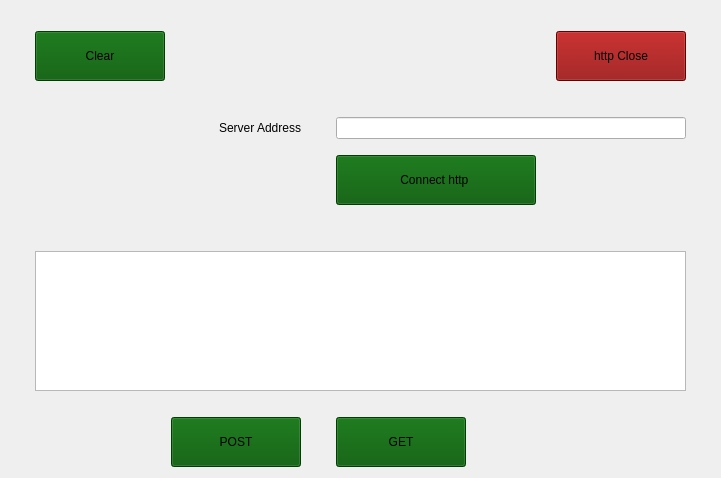
          <widget class="QWidget" name="scrollAreaWidgetContents_3">
           <property name="geometry">
            <rect>
             <x>0</x>
             <y>-179</y>
             <width>721</width>
             <height>478</height>
            </rect>
           </property>
           <layout class="QGridLayout" name="gridLayout_12">
            <item row="7" column="4">
             <spacer name="verticalSpacer_19">
              <property name="orientation">
               <enum>Qt::Vertical</enum>
              </property>
              <property name="sizeType">
               <enum>QSizePolicy::Fixed</enum>
              </property>
              <property name="sizeHint" stdset="0">
               <size>
                <width>20</width>
                <height>40</height>
               </size>
              </property>
             </spacer>
            </item>
            <item row="9" column="2">
             <spacer name="verticalSpacer_20">
              <property name="orientation">
               <enum>Qt::Vertical</enum>
              </property>
              <property name="sizeType">
               <enum>QSizePolicy::Fixed</enum>
              </property>
              <property name="sizeHint" stdset="0">
               <size>
                <width>20</width>
                <height>20</height>
               </size>
              </property>
             </spacer>
            </item>
            <item row="1" column="5">
             <spacer name="horizontalSpacer">
              <property name="orientation">
               <enum>Qt::Horizontal</enum>
              </property>
              <property name="sizeType">
               <enum>QSizePolicy::Fixed</enum>
              </property>
              <property name="sizeHint" stdset="0">
               <size>
                <width>20</width>
                <height>20</height>
               </size>
              </property>
             </spacer>
            </item>
            <item row="1" column="0">
             <spacer name="horizontalSpacer_2">
              <property name="orientation">
               <enum>Qt::Horizontal</enum>
              </property>
              <property name="sizeType">
               <enum>QSizePolicy::Fixed</enum>
              </property>
              <property name="sizeHint" stdset="0">
               <size>
                <width>20</width>
                <height>20</height>
               </size>
              </property>
             </spacer>
            </item>
            <item row="5" column="4">
             <spacer name="verticalSpacer_18">
              <property name="orientation">
               <enum>Qt::Vertical</enum>
              </property>
              <property name="sizeType">
               <enum>QSizePolicy::Fixed</enum>
              </property>
              <property name="sizeHint" stdset="0">
               <size>
                <width>20</width>
                <height>10</height>
               </size>
              </property>
             </spacer>
            </item>
            <item row="0" column="1">
             <spacer name="verticalSpacer_5">
              <property name="orientation">
               <enum>Qt::Vertical</enum>
              </property>
              <property name="sizeType">
               <enum>QSizePolicy::Fixed</enum>
              </property>
              <property name="sizeHint" stdset="0">
               <size>
                <width>20</width>
                <height>20</height>
               </size>
              </property>
             </spacer>
            </item>
            <item row="2" column="4">
             <spacer name="verticalSpacer_9">
              <property name="orientation">
               <enum>Qt::Vertical</enum>
              </property>
              <property name="sizeType">
               <enum>QSizePolicy::Fixed</enum>
              </property>
              <property name="sizeHint" stdset="0">
               <size>
                <width>20</width>
                <height>30</height>
               </size>
              </property>
             </spacer>
            </item>
            <item row="4" column="2">
             <widget class="QLabel" name="label_10">
              <property name="styleSheet">
               <string notr="true">background-color: rgba(255, 255, 255, 0);
border-color: rgba(255, 255, 255, 0);</string>
              </property>
              <property name="text">
               <string>&lt;html&gt;&lt;head/&gt;&lt;body&gt;&lt;p align=&quot;right&quot;&gt;Server Address&lt;/p&gt;&lt;/body&gt;&lt;/html&gt;</string>
              </property>
             </widget>
            </item>
            <item row="8" column="1" colspan="4">
             <widget class="QPlainTextEdit" name="HTTPplainTextEdit"/>
            </item>
            <item row="6" column="4">
             <widget class="QPushButton" name="http_pushButton">
              <property name="sizePolicy">
               <sizepolicy hsizetype="Fixed" vsizetype="Fixed">
                <horstretch>0</horstretch>
                <verstretch>0</verstretch>
               </sizepolicy>
              </property>
              <property name="minimumSize">
               <size>
                <width>200</width>
                <height>50</height>
               </size>
              </property>
              <property name="styleSheet">
               <string notr="true">background-color: rgb(0, 85, 0);</string>
              </property>
              <property name="text">
               <string>Connect http </string>
              </property>
              <property name="icon">
               <iconset resource="ESP_Resource.qrc">
                <normaloff>:/Icons/Icons/connect-icon.png</normaloff>:/Icons/Icons/connect-icon.png</iconset>
              </property>
              <property name="iconSize">
               <size>
                <width>32</width>
                <height>32</height>
               </size>
              </property>
             </widget>
            </item>
            <item row="10" column="4">
             <widget class="QPushButton" name="http_getpushButton">
              <property name="sizePolicy">
               <sizepolicy hsizetype="Fixed" vsizetype="Fixed">
                <horstretch>0</horstretch>
                <verstretch>0</verstretch>
               </sizepolicy>
              </property>
              <property name="minimumSize">
               <size>
                <width>130</width>
                <height>50</height>
               </size>
              </property>
              <property name="styleSheet">
               <string notr="true">background-color: rgb(0, 85, 0);</string>
              </property>
              <property name="text">
               <string>GET</string>
              </property>
              <property name="icon">
               <iconset resource="ESP_Resource.qrc">
                <normaloff>:/Icons/Icons/inbox-icon-46120.png</normaloff>:/Icons/Icons/inbox-icon-46120.png</iconset>
              </property>
              <property name="iconSize">
               <size>
                <width>32</width>
                <height>32</height>
               </size>
              </property>
             </widget>
            </item>
            <item row="1" column="1">
             <widget class="QPushButton" name="http_clearpushButton">
              <property name="sizePolicy">
               <sizepolicy hsizetype="Fixed" vsizetype="Fixed">
                <horstretch>0</horstretch>
                <verstretch>0</verstretch>
               </sizepolicy>
              </property>
              <property name="minimumSize">
               <size>
                <width>130</width>
                <height>50</height>
               </size>
              </property>
              <property name="styleSheet">
               <string notr="true">background-color: rgb(0, 85, 0);</string>
              </property>
              <property name="text">
               <string>Clear</string>
              </property>
              <property name="icon">
               <iconset resource="ESP_Resource.qrc">
                <normaloff>:/Icons/Icons/clear.png</normaloff>:/Icons/Icons/clear.png</iconset>
              </property>
              <property name="iconSize">
               <size>
                <width>32</width>
                <height>32</height>
               </size>
              </property>
             </widget>
            </item>
            <item row="4" column="4">
             <widget class="QLineEdit" name="http_lineEdit">
              <property name="sizePolicy">
               <sizepolicy hsizetype="Fixed" vsizetype="Fixed">
                <horstretch>0</horstretch>
                <verstretch>0</verstretch>
               </sizepolicy>
              </property>
              <property name="minimumSize">
               <size>
                <width>350</width>
                <height>0</height>
               </size>
              </property>
              <property name="readOnly">
               <bool>false</bool>
              </property>
             </widget>
            </item>
            <item row="1" column="4" alignment="Qt::AlignRight">
             <widget class="QPushButton" name="http_close">
              <property name="sizePolicy">
               <sizepolicy hsizetype="Fixed" vsizetype="Fixed">
                <horstretch>0</horstretch>
                <verstretch>0</verstretch>
               </sizepolicy>
              </property>
              <property name="minimumSize">
               <size>
                <width>130</width>
                <height>50</height>
               </size>
              </property>
              <property name="styleSheet">
               <string notr="true">background-color: rgb(139, 0, 0);</string>
              </property>
              <property name="text">
               <string>http Close</string>
              </property>
              <property name="icon">
               <iconset resource="ESP_Resource.qrc">
                <normaloff>:/Icons/Icons/Graphicloads-100-Flat-2-Outside.ico</normaloff>:/Icons/Icons/Graphicloads-100-Flat-2-Outside.ico</iconset>
              </property>
              <property name="iconSize">
               <size>
                <width>32</width>
                <height>32</height>
               </size>
              </property>
             </widget>
            </item>
            <item row="10" column="2">
             <widget class="QPushButton" name="http_Send_pushButton">
              <property name="sizePolicy">
               <sizepolicy hsizetype="Fixed" vsizetype="Fixed">
                <horstretch>0</horstretch>
                <verstretch>0</verstretch>
               </sizepolicy>
              </property>
              <property name="minimumSize">
               <size>
                <width>130</width>
                <height>50</height>
               </size>
              </property>
              <property name="styleSheet">
               <string notr="true">background-color: rgb(0, 85, 0);</string>
              </property>
              <property name="text">
               <string>POST</string>
              </property>
              <property name="icon">
               <iconset resource="ESP_Resource.qrc">
                <normaloff>:/Icons/Icons/upload.png</normaloff>:/Icons/Icons/upload.png</iconset>
              </property>
              <property name="iconSize">
               <size>
                <width>32</width>
                <height>32</height>
               </size>
              </property>
             </widget>
            </item>
            <item row="10" column="3">
             <spacer name="horizontalSpacer_6">
              <property name="orientation">
               <enum>Qt::Horizontal</enum>
              </property>
              <property name="sizeType">
               <enum>QSizePolicy::Fixed</enum>
              </property>
              <property name="sizeHint" stdset="0">
               <size>
                <width>20</width>
                <height>20</height>
               </size>
              </property>
             </spacer>
            </item>
            <item row="4" column="3">
             <spacer name="horizontalSpacer_11">
              <property name="orientation">
               <enum>Qt::Horizontal</enum>
              </property>
              <property name="sizeType">
               <enum>QSizePolicy::Fixed</enum>
              </property>
              <property name="sizeHint" stdset="0">
               <size>
                <width>20</width>
                <height>20</height>
               </size>
              </property>
             </spacer>
            </item>
            <item row="1" column="2">
             <spacer name="horizontalSpacer_14">
              <property name="orientation">
               <enum>Qt::Horizontal</enum>
              </property>
              <property name="sizeHint" stdset="0">
               <size>
                <width>40</width>
                <height>20</height>
               </size>
              </property>
             </spacer>
            </item>
            <item row="1" column="3">
             <spacer name="horizontalSpacer_15">
              <property name="orientation">
               <enum>Qt::Horizontal</enum>
              </property>
              <property name="sizeHint" stdset="0">
               <size>
                <width>40</width>
                <height>20</height>
               </size>
              </property>
             </spacer>
            </item>
            <item row="0" column="4">
             <spacer name="horizontalSpacer_16">
              <property name="orientation">
               <enum>Qt::Horizontal</enum>
              </property>
              <property name="sizeHint" stdset="0">
               <size>
                <width>40</width>
                <height>20</height>
               </size>
              </property>
             </spacer>
            </item>
            <item row="4" column="1">
             <spacer name="horizontalSpacer_17">
              <property name="orientation">
               <enum>Qt::Horizontal</enum>
              </property>
              <property name="sizeHint" stdset="0">
               <size>
                <width>40</width>
                <height>20</height>
               </size>
              </property>
             </spacer>
            </item>
            <item row="4" column="0">
             <spacer name="horizontalSpacer_18">
              <property name="orientation">
               <enum>Qt::Horizontal</enum>
              </property>
              <property name="sizeHint" stdset="0">
               <size>
                <width>40</width>
                <height>20</height>
               </size>
              </property>
             </spacer>
            </item>
            <item row="6" column="2">
             <spacer name="horizontalSpacer_19">
              <property name="orientation">
               <enum>Qt::Horizontal</enum>
              </property>
              <property name="sizeHint" stdset="0">
               <size>
                <width>40</width>
                <height>20</height>
               </size>
              </property>
             </spacer>
            </item>
            <item row="6" column="3">
             <spacer name="horizontalSpacer_20">
              <property name="orientation">
               <enum>Qt::Horizontal</enum>
              </property>
              <property name="sizeHint" stdset="0">
               <size>
                <width>40</width>
                <height>20</height>
               </size>
              </property>
             </spacer>
            </item>
            <item row="6" column="1">
             <spacer name="horizontalSpacer_21">
              <property name="orientation">
               <enum>Qt::Horizontal</enum>
              </property>
              <property name="sizeHint" stdset="0">
               <size>
                <width>40</width>
                <height>20</height>
               </size>
              </property>
             </spacer>
            </item>
            <item row="6" column="0">
             <spacer name="horizontalSpacer_22">
              <property name="orientation">
               <enum>Qt::Horizontal</enum>
              </property>
              <property name="sizeHint" stdset="0">
               <size>
                <width>40</width>
                <height>20</height>
               </size>
              </property>
             </spacer>
            </item>
            <item row="6" column="5">
             <spacer name="horizontalSpacer_23">
              <property name="orientation">
               <enum>Qt::Horizontal</enum>
              </property>
              <property name="sizeHint" stdset="0">
               <size>
                <width>40</width>
                <height>20</height>
               </size>
              </property>
             </spacer>
            </item>
            <item row="8" column="0">
             <spacer name="horizontalSpacer_24">
              <property name="orientation">
               <enum>Qt::Horizontal</enum>
              </property>
              <property name="sizeHint" stdset="0">
               <size>
                <width>40</width>
                <height>20</height>
               </size>
              </property>
             </spacer>
            </item>
            <item row="8" column="5">
             <spacer name="horizontalSpacer_25">
              <property name="orientation">
               <enum>Qt::Horizontal</enum>
              </property>
              <property name="sizeHint" stdset="0">
               <size>
                <width>40</width>
                <height>20</height>
               </size>
              </property>
             </spacer>
            </item>
            <item row="10" column="1">
             <spacer name="horizontalSpacer_26">
              <property name="orientation">
               <enum>Qt::Horizontal</enum>
              </property>
              <property name="sizeHint" stdset="0">
               <size>
                <width>40</width>
                <height>20</height>
               </size>
              </property>
             </spacer>
            </item>
            <item row="10" column="0">
             <spacer name="horizontalSpacer_27">
              <property name="orientation">
               <enum>Qt::Horizontal</enum>
              </property>
              <property name="sizeHint" stdset="0">
               <size>
                <width>40</width>
                <height>20</height>
               </size>
              </property>
             </spacer>
            </item>
            <item row="9" column="4">
             <spacer name="horizontalSpacer_28">
              <property name="orientation">
               <enum>Qt::Horizontal</enum>
              </property>
              <property name="sizeHint" stdset="0">
               <size>
                <width>40</width>
                <height>20</height>
               </size>
              </property>
             </spacer>
            </item>
            <item row="10" column="5">
             <spacer name="horizontalSpacer_29">
              <property name="orientation">
               <enum>Qt::Horizontal</enum>
              </property>
              <property name="sizeHint" stdset="0">
               <size>
                <width>40</width>
                <height>20</height>
               </size>
              </property>
             </spacer>
            </item>
           </layout>
          </widget>
